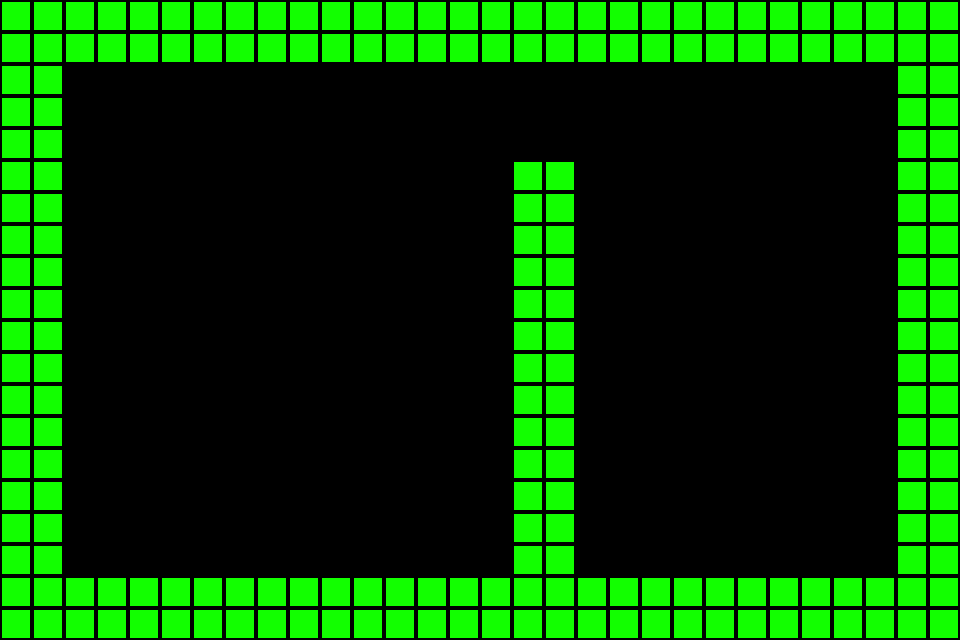

Rendered tile map (Tiled .tmx) drawn with the repository's tilesets; below, a short description and the map source with its tile grids summarised:
An orthogonal 30x20 tile map with 32x32 px tiles, 1 tile layer (Tile Layer 1) and 13 objects (5x powerChip, 2x negativePole, 2x shutDownSite, 2x positivePole, launcher).

<map version="1.0" orientation="orthogonal" width="30" height="20" tilewidth="32" tileheight="32">
 <tileset firstgid="1" name="tilemap-hd" tilewidth="32" tileheight="32">
  <image source="tilemap-hd.png" width="64" height="64" />
  <tile id="0">
   <properties>
    <property name="Collidable" value="True" />
    <property name="Color" value="Blue" />
   </properties>
  </tile>
  <tile id="1">
   <properties>
    <property name="Collidable" value="True" />
    <property name="Color" value="Purple" />
   </properties>
  </tile>
  <tile id="2">
   <properties>
    <property name="Collidable" value="True" />
    <property name="Color" value="Green" />
   </properties>
  </tile>
  <tile id="3">
   <properties>
    <property name="Collidable" value="True" />
    <property name="Color" value="Yellow" />
   </properties>
  </tile>
 </tileset>
 <layer name="Tile Layer 1" width="30" height="20">
  <data>[600 cells, 210 non-empty, 1 distinct tile ids]</data>
 </layer>
 <objectgroup name="Object Layer 1" width="30" height="20">
  <object name="Launcher" type="launcher" x="128" y="512">
   <properties>
    <property name="direction" value="right" />
   </properties>
  </object>
  <object name="Pole" type="negativePole" x="800" y="256" />
  <object name="Site" type="shutDownSite" x="640" y="512" />
  <object name="Chip" type="powerChip" x="480" y="96" />
  <object name="Chip" type="powerChip" x="480" y="160" />
  <object name="Chip" type="powerChip" x="480" y="224" />
  <object name="Chip" type="powerChip" x="480" y="288" />
  <object name="Chip" type="powerChip" x="480" y="352" />
  <object name="Site" type="shutDownSite" x="448" y="512" />
  <object name="Pole" type="positivePole" x="800" y="416" />
  <object x="128" y="512" />
  <object name="Pole" type="negativePole" x="352" y="416" />
  <object name="Pole" type="positivePole" x="256" y="320" />
 </objectgroup>
</map>
